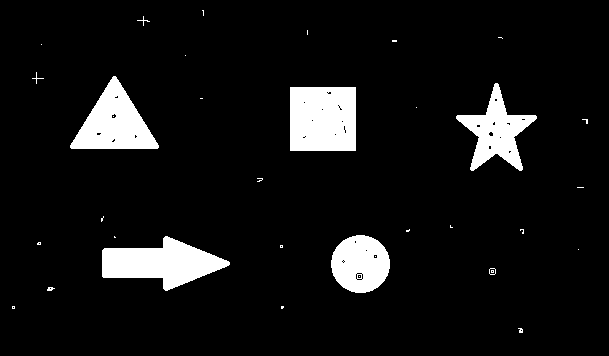
#> input picture Computer Vision Deep Dive in Python/Ch07/07_03/shapes_n_dots.bmp, 609 x 356 px
$ python open_and_close.py
#> lines starting #> are read from the running program, lines starting #| are printed output that depends on the picture
import numpy as np
import matplotlib.pyplot as plt
import cv2
from EC_CV import *

# %config InlineBackend.figure_formats = 'retina'
from matplotlib import rcParams

rcParams["figure.figsize"] = (20, 8)

# Let's open a black and white picture

img = plt.imread("shapes_n_dots.bmp")
#> img is the input picture: shape (356, 609, 4); mean R, G, B, A 20.3, 20.3, 20.3, 255
print(np.shape(img))
#| (356, 609, 4)
plt.imshow(img, cmap="gray")

# Let's zoom in to see two special shapes

plt.imshow(img[200:, 300:510], cmap="gray")

# Now let's perform a 3x3 open

kernel3 = np.ones((3, 3), np.uint8)

img2 = img
img2 = cv2.morphologyEx(img2, cv2.MORPH_OPEN, kernel3)

fig, ax = plt.subplots(1, 2)
ax[0].imshow(img, cmap="gray")
ax[1].imshow(img2, cmap="gray")

# Now let's perform a 3x3 close

img2 = cv2.morphologyEx(img2, cv2.MORPH_CLOSE, kernel3)
plt.imshow(img2, cmap="gray")

"""# Now let's work with the 5 x 5 kernel """

# Let's open once
kernel5 = np.ones((5, 5), np.uint8)
img2 = img
img2 = cv2.morphologyEx(img2, cv2.MORPH_OPEN, kernel5)
plt.imshow(img2, cmap="gray")

# Now let's perform a 5x5 close

img2 = cv2.morphologyEx(img2, cv2.MORPH_CLOSE, kernel5)
plt.imshow(img2, cmap="gray")

# Let's zoom in to see two special shapes

fig, ax = plt.subplots(1, 2)
ax[0].imshow(img[200:, 300:510], cmap="gray")
ax[1].imshow(img2[200:, 300:510], cmap="gray")

# Now let's perform a 5x5 close first
img2 = img
img2 = cv2.morphologyEx(img2, cv2.MORPH_CLOSE, kernel5)

# And *then* a 5x5 open
img2 = cv2.morphologyEx(img2, cv2.MORPH_OPEN, kernel5)

fig, ax = plt.subplots(1, 2)
ax[0].imshow(img[200:, 300:510], cmap="gray")
ax[1].imshow(img2[200:, 300:510], cmap="gray")
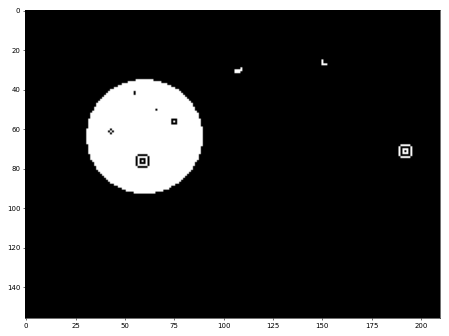
#> figure drawn by matplotlib, 1 panel
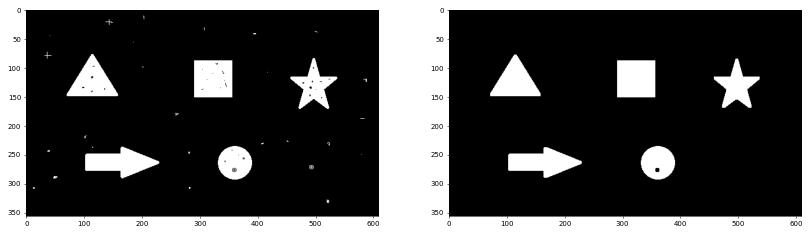
#> figure drawn by matplotlib, 2 panels
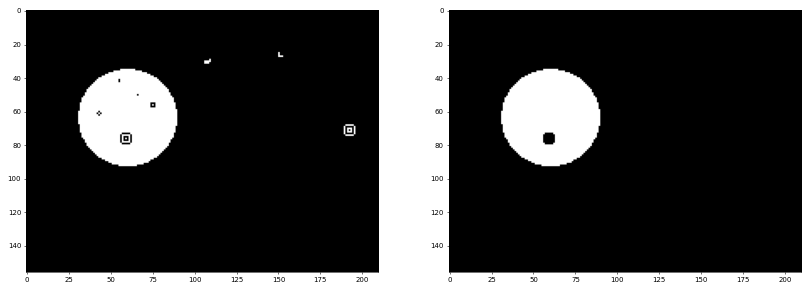
#> figure drawn by matplotlib, 2 panels
